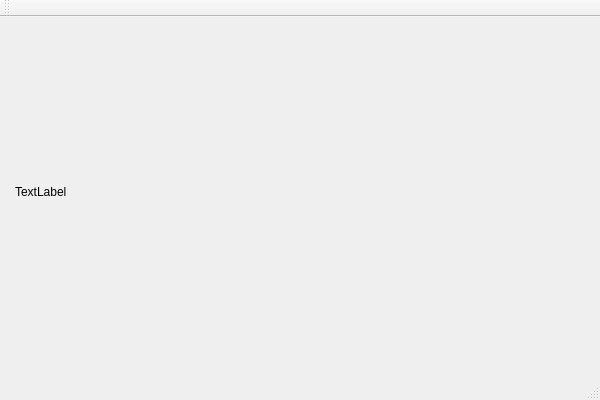
<?xml version="1.0" encoding="UTF-8"?>
<ui version="4.0">
 <class>QtWidgetsClassClass</class>
 <widget class="QMainWindow" name="QtWidgetsClassClass">
  <property name="geometry">
   <rect>
    <x>0</x>
    <y>0</y>
    <width>600</width>
    <height>400</height>
   </rect>
  </property>
  <property name="windowTitle">
   <string>QtWidgetsClass</string>
  </property>
  <widget class="QWidget" name="centralWidget">
   <widget class="QLabel" name="videoLabel">
    <property name="geometry">
     <rect>
      <x>15</x>
      <y>9</y>
      <width>501</width>
      <height>331</height>
     </rect>
    </property>
    <property name="text">
     <string>TextLabel</string>
    </property>
   </widget>
  </widget>
  <widget class="QMenuBar" name="menuBar">
   <property name="geometry">
    <rect>
     <x>0</x>
     <y>0</y>
     <width>600</width>
     <height>22</height>
    </rect>
   </property>
  </widget>
  <widget class="QToolBar" name="mainToolBar">
   <attribute name="toolBarArea">
    <enum>TopToolBarArea</enum>
   </attribute>
   <attribute name="toolBarBreak">
    <bool>false</bool>
   </attribute>
  </widget>
  <widget class="QStatusBar" name="statusBar"/>
 </widget>
 <layoutdefault spacing="6" margin="11"/>
 <resources/>
 <connections/>
</ui>
